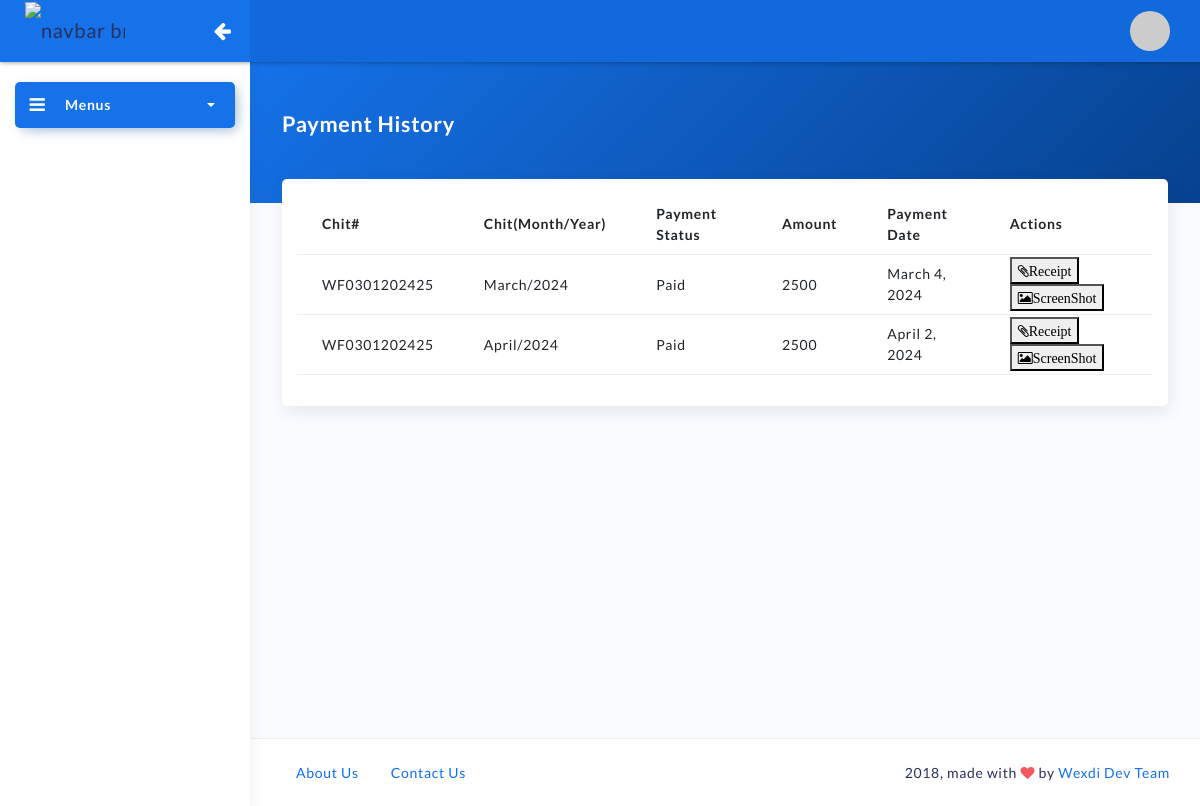
The page /history (signed in) on the database its author committed.
### chit/models.py (models this page shows)
class CustomerChitPaymentDetails(models.Model):
  chit_details = models.ForeignKey(ChitDetails,on_delete=models.CASCADE)
  customer_details = models.ForeignKey(User,on_delete=models.CASCADE)
  chit_month = models.CharField(max_length=9, choices=MONTH_CHOICES, default="January", blank=True)
  chit_year = models.CharField(max_length=255,blank=True)
  payment_status = models.CharField(max_length=9, choices=PAY_CHOICES, default="NotPaid")
  trans_id = models.CharField(max_length=555,default="")
  payment_file = models.FileField(upload_to="paymentfiles/" , default='paymentfiles/myfile.pdf')
  amount_paid = models.CharField(max_length=255, default=0.0)
  payment_date = models.DateField(default=datetime.now)

class ChitDetails(models.Model):
  chit_name = models.CharField(max_length=255)
  chit_total_amt = models.CharField(max_length=255)
  chit_taken_amt = models.CharField(max_length=255)
  chit_nottaken_amt = models.CharField(max_length=255)
  chit_isactive = models.BooleanField('Chit Status', default=False)
  chit_total_month_count = models.CharField(max_length=255,blank=True)
  chit_start_from = models.CharField(max_length=255,blank=True)
  def __str__(self):
    return self.chit_name

### home/views.py (the view)
# urls.py: path('history',views.history,name="history"),
@login_required(login_url="my-login")
def history(request):
    cust_obj = CustomerChitPaymentDetails.objects.filter(customer_details__id=request.user.id)
    return render(request,'home/history.html', {'user': request.user,'cust_obj':cust_obj})

### home/templates/home/history.html (shortened to what this page needs)
{% extends "home/base.html" %}
{% load static %}
{% block content %}
			<div class="container">
				<div class="panel-header bg-primary-gradient">
					<div class="page-inner py-5">
						<div class="d-flex align-items-left align-items-md-center flex-column flex-md-row">
							<div>
								<h2 class="text-white pb-2 fw-bold">Payment History</h2>
							</div>
						</div>
					</div>
				</div>
				<div class="page-inner mt--5">
					<div class="row row-card-no-pd">
						<div class="col-md-12">
<div style="width: 100%; display: table;">
    <div style="display: table-row">
	<table id="table_id"  class="table">
       <tr>
       <th> Chit# </th>
       <th>Chit(Month/Year)</th>
       <th>Payment Status</th>
       <th>Amount</th>
       <th>Payment Date</th>
       <th>Actions</th>
  </tr>
  {% for cc in cust_obj %}
  <tr>
    <td>{{cc.chit_details}}</td>
  <td>{{cc.chit_month}}/{{cc.chit_year}}</td>
  <td>{{cc.payment_status}}</td>
  <td>{{cc.amount_paid}}</td>
  <td>{{cc.payment_date}}</td>
  <td><a href="receipt_print/{{cc.id}}/" target="_blank"><button><i class="fa fa-paperclip" aria-hidden="true" >Receipt</i></button></a>
  <a href='/media/{{cc.payment_file}}' target="_blank"><button><i class="fa fa-picture-o" aria-hidden="true">ScreenShot</i></button></a>
</a></td>
    </tr>
    {% endfor %}
    </table>
    </div>
</div>
						</div>
					</div>
				</div>
			</div>
{% endblock %}

### rows shown on the page
CustomerChitPaymentDetails: chit_details "WF0301202425", chit_month "March", chit_year "2024", payment_status "Paid", amount_paid "2500", payment_date "March 4, 2024"
CustomerChitPaymentDetails: chit_details "WF0301202425", chit_month "April", chit_year "2024", payment_status "Paid", amount_paid "2500", payment_date "April 2, 2024"
